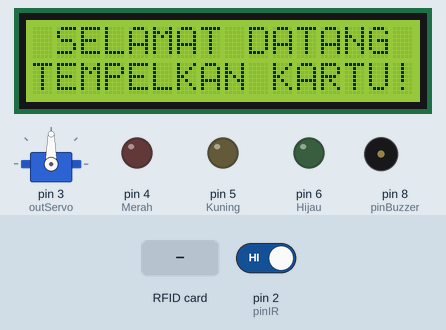
Recording of a sketch running on a simulated Arduino Uno, built with avr-gcc and run on an emulated ATmega328P. On the bench: 16×2 character LCD, servo, output pins drawn as LEDs (lit = HIGH), buzzer (waves = sounding, pin HIGH). Inputs (shaded band) come from the test bench; at power-on: pin 2 (pinIR) HIGH. Pins used as bus, display or sensor lines are not drawn; what the sketch prints to the serial monitor is not drawn.

Above: at 1.7 s.
1.8 s: RFID card 5E 7A 19 C4 held to the reader
At 2.6 s:
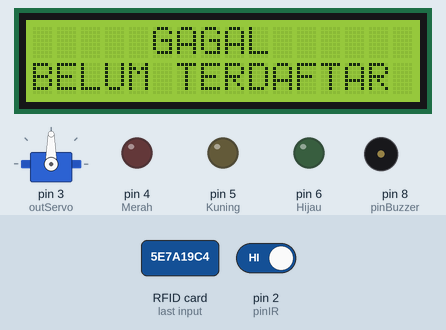
At 3.4 s:
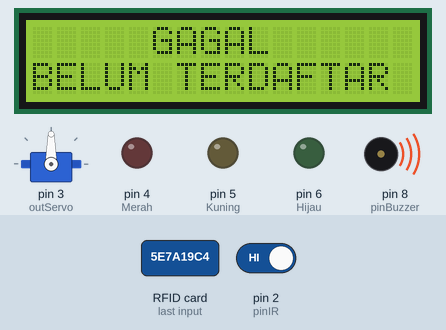
4.8 s: RFID card 5E 7A 19 C4 held to the reader
At 9.4 s:
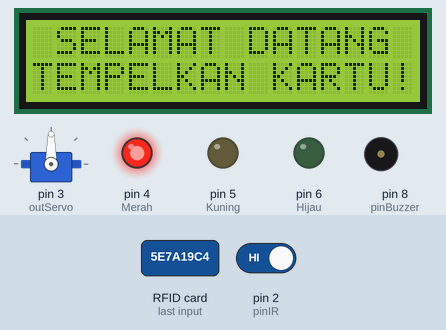
Timing chart, 0 to 10.9 s (numbered marks = the images above; inputs shaded):
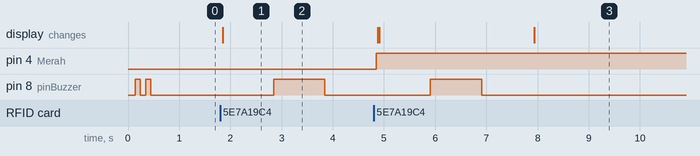

The sketch:

ARDUINO_INFRARED_LED_RFID_SERVO_LCD_BUZZER.ino
```cpp
#include <SPI.h>
#include <MFRC522.h>
#include <LiquidCrystal_I2C.h>
#include <Servo.h>

//INISIALISASI

int pinIR=2;
int Merah=4;
int Kuning=5;
int Hijau=6;
int outServo=3;
int pinBuzzer=8;

#define SS_PIN 10
#define RST_PIN 9

MFRC522 mfrc522(SS_PIN,RST_PIN);
LiquidCrystal_I2C lcd(0x27, 16,2);
Servo myservo;

String uidString;
int kunci=0;

void setup() {
  Serial.begin(9600);
  pinMode(pinIR,INPUT);
  pinMode(Merah,OUTPUT);
  pinMode(Kuning,OUTPUT);
  pinMode(Hijau,OUTPUT);
  pinMode(pinBuzzer,OUTPUT);
  lcd.begin();

  lcd.setCursor(1,0); lcd.print("SELAMAT DATANG");
  lcd.setCursor(0,1); lcd.print("TEMPELKAN KARTU!");
  SPI.begin();
  mfrc522.PCD_Init();
  myservo.attach(outServo);

  bunyiBuzzeroke();
}

void readRFID(){
  mfrc522.PICC_ReadCardSerial();

  uidString = String(mfrc522.uid.uidByte[0],HEX) + "-" +
              String(mfrc522.uid.uidByte[1],HEX) + "-" +
              String(mfrc522.uid.uidByte[2],HEX) + "-" +
              String(mfrc522.uid.uidByte[3],HEX) ;
              uidString.toUpperCase();
}

void bunyiBuzzeroke(){
  digitalWrite(pinBuzzer,HIGH);
  delay(100);
  digitalWrite(pinBuzzer,LOW);
  delay(100);
  digitalWrite(pinBuzzer,HIGH);
  delay(100);
  digitalWrite(pinBuzzer,LOW);
  delay(100);
}

void bunyiBuzzergagal(){
  digitalWrite(pinBuzzer,HIGH);
  delay(1000);
  digitalWrite(pinBuzzer,LOW);
  delay(1000);
}

void loop() {
  int bacaIR=digitalRead(pinIR);

  if (mfrc522.PICC_IsNewCardPresent() and kunci==0){
  readRFID();
  Serial.print("Tag UID: ");
  Serial.println(uidString);
  if(uidString=="4A-51-6E-AE"){
  lcd.clear();
  lcd.setCursor(4,0); lcd.print("BERHASIL");
  bunyiBuzzeroke();
  digitalWrite(Merah,LOW);
  digitalWrite(Kuning,LOW);
  digitalWrite(Hijau,HIGH);
  kunci=1;
  delay(100);
  lcd.setCursor(1,1); lcd.print("SILAHKAN MASUK");
  myservo.write(90);
  delay(500);
  myservo.write(0);
  delay(1000);
  }else{
  lcd.clear();
  lcd.setCursor(5,0); lcd.print("GAGAL");
  lcd.setCursor(0,1); lcd.print("BELUM TERDAFTAR");
  delay(1000);
  bunyiBuzzergagal();
  digitalWrite(Merah,HIGH);
  digitalWrite(Kuning,LOW);
  digitalWrite(Hijau,LOW);
  myservo.write(90);
  lcd.clear();
  lcd.setCursor(1,0); lcd.print("SELAMAT DATANG");
  lcd.setCursor(0,1); lcd.print("TEMPELKAN KARTU!");
  }
}

  if (bacaIR==0 and kunci==1){
  kunci=0;
  delay(200);
  myservo.write(90);
  lcd.clear();
  lcd.setCursor(1,0); lcd.print("PALANG DITUTUP");
  delay(1000);
  digitalWrite(Kuning,HIGH);
  delay(400);
  digitalWrite(Kuning,LOW);
  digitalWrite(Merah,HIGH);
  digitalWrite(Hijau,LOW);
  lcd.clear();
  lcd.setCursor(1,0); lcd.print("SELAMAT DATANG");
  lcd.setCursor(0,1); lcd.print("TEMPELKAN KARTU!");
 }
}
```

Measured:
- after the input at 1.8 s, pin 8 (pinBuzzer): LOW → HIGH after 1.0 s, → LOW 1.0 s later; the display: changes after 0.05 s (image 1)
- after the input at 4.8 s, pin 8 (pinBuzzer): LOW → HIGH after 1.1 s, → LOW 1.0 s later
